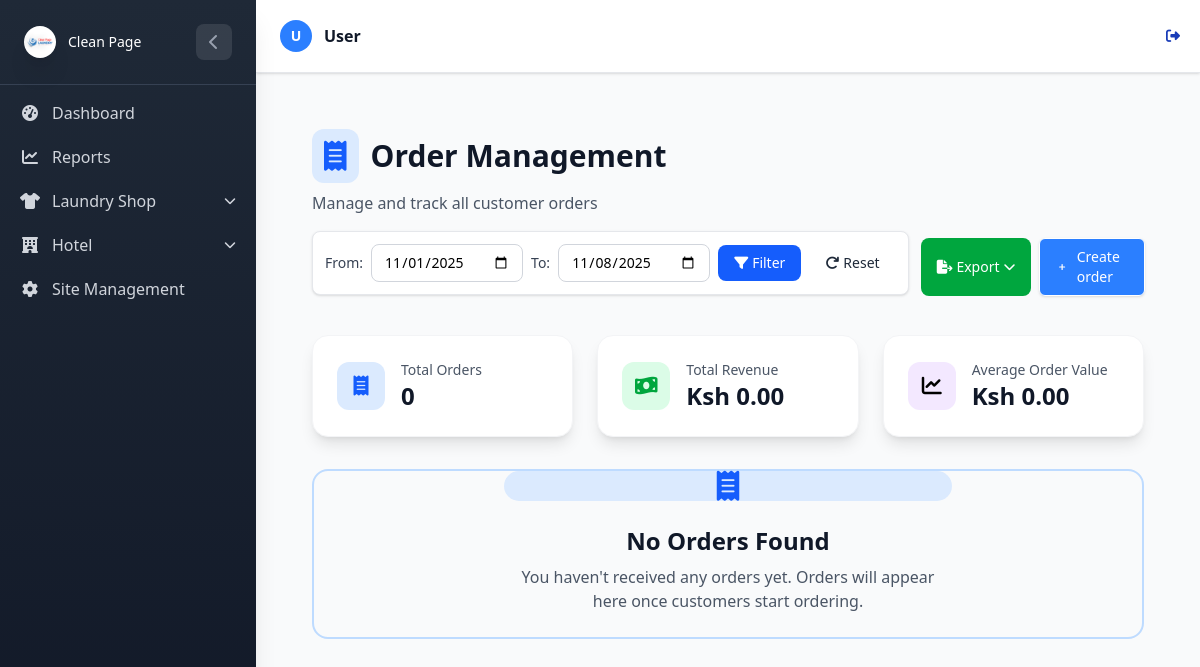
The app's page /Hotel/orders/ (signed in), older data.
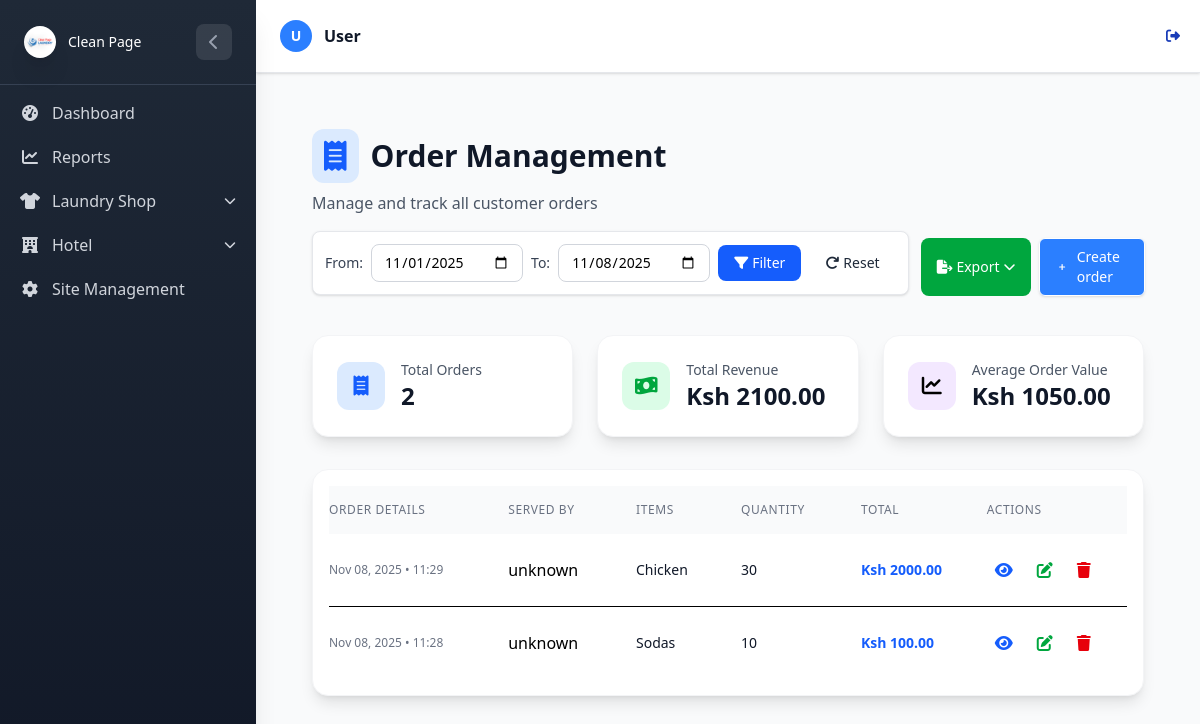
The same page, newer data.
### HotelApp/models.py (models this page shows, shortened)
class HotelOrder(models.Model):
    created_by = models.ForeignKey(
        settings.AUTH_USER_MODEL,
        on_delete=models.CASCADE
    )
    created_at = models.DateTimeField(auto_now_add=True, db_index=True)

class HotelOrderItem(models.Model):
    order = models.ForeignKey(HotelOrder, on_delete=models.CASCADE, related_name='order_items')
    food_item = models.ForeignKey(FoodItem, on_delete=models.CASCADE)
    quantity = models.PositiveIntegerField(default=1)
    price = models.DecimalField(max_digits=10, decimal_places=2)

class FoodItem(models.Model):
    category = models.ForeignKey(FoodCategory, on_delete=models.CASCADE, related_name="items")
    name = models.CharField(max_length=100, db_index=True)
    created_by =  models.ForeignKey(
        settings.AUTH_USER_MODEL,
        on_delete=models.CASCADE)
    quantity = models.PositiveIntegerField(default=0)  # how many portions are available

### HotelApp/views.py (the view, shortened to what this page needs)
# urls.py: path('orders/', views.order_list, name='order_list'),
@login_required
def order_list(request):
    try:
        start_date, end_date = get_date_filters(request)
        export = request.GET.get('export')
        export_format = request.GET.get('format', 'csv')
        orders = Order.objects.filter(
            created_at__date__gte=start_date,
            created_at__date__lte=end_date
        ).prefetch_related('order_items__food_item').select_related('created_by').order_by('-created_at')
        total_orders = orders.count()
        total_revenue = 0
        order_list_with_totals = []
        user_serving_stats = {}
        for order in orders:
            order_total = 0
            for item in order.order_items.all():
                order_total += item.price
            order.total_amount = order_total
            total_revenue += order_total
            if order.created_by:
                order.served_by_first_name = order.created_by.first_name
                order.served_by_full_name = order.created_by.get_full_name()
                order.served_by_email = order.created_by.email
                user_key = f"{order.created_by.first_name} {order.created_by.last_name}".strip()
                if not user_key:
                    user_key = order.created_by.username
                if user_key not in user_serving_stats:
                    user_serving_stats[user_key] = {
                        'order_count': 0,
                        'total_revenue': 0,
                        'user': order.created_by
                    }
                user_serving_stats[user_key]['order_count'] += 1
                user_serving_stats[user_key]['total_revenue'] += order_total
            else:
                order.served_by_first_name = "Unknown"
                order.served_by_full_name = "Unknown Staff"
                order.served_by_email = ""
            order_list_with_totals.append(order)
        average_order_value = total_revenue / total_orders if total_orders > 0 else 0
        summary = {
            'total_orders': total_orders,
            'total_revenue': total_revenue,
            'average_order_value': average_order_value,
            'user_serving_stats': user_serving_stats,
            'unique_servers': len(user_serving_stats),
        }
        paginator = Paginator(order_list_with_totals, 20)
        page_number = request.GET.get('page', 1)
        try:
            page_obj = paginator.page(page_number)
        except PageNotAnInteger:
            page_obj = paginator.page(1)
        except EmptyPage:
            page_obj = paginator.page(paginator.num_pages)
        page_obj.start_index = (page_obj.number - 1) * paginator.per_page + 1
        page_obj.end_index = min(page_obj.number * paginator.per_page, paginator.count)
        return render(request, 'food/order_list.html', {
            'orders': page_obj,
            'summary': summary,
            'start_date': start_date,
            'end_date': end_date,
            'current_user_first_name': request.user.first_name,
        })
    except Exception as e:
        logger.error(f"Error loading order list: {str(e)}")
        messages.error(request, 'Error loading orders. Please try again.')
        return render(request, 'food/order_list.html', {
            'orders': [],
            'summary': {
                'total_orders': 0,
                'total_revenue': 0,
                'average_order_value': 0,
                'user_serving_stats': {},
                'unique_servers': 0,
            },
            'start_date': timezone.now().replace(day=1).date(),
            'end_date': timezone.now().date(),
            'current_user_first_name': request.user.first_name,
        })

### LaundryApp/context_processors.py (called while the page is built)
def active_shop(request):
    return {
        'active_shop_name': request.session.get('active_shop_name', None)
    }

### HotelApp/templates/food/order_list.html (shortened to what the changed rows need)
{% extends 'base.html' %}
{% load static %}
{% block content %}
<div class="w-full px-4 sm:px-6 lg:px-8 py-8">
    <div class="flex flex-col lg:flex-row justify-between items-start lg:items-center mb-8 gap-4">
        <div>
            <h1 class="text-3xl font-bold text-gray-900 flex items-center">
                <i class="fas fa-receipt text-blue-600 mr-3 bg-blue-100 p-3 rounded-xl"></i>
                Order Management
            </h1>
        </div>
    </div>
    {% if user.is_superuser %}
    <div class="grid grid-cols-1 md:grid-cols-3 gap-6 mb-8">
        <div class="bg-white rounded-2xl shadow-lg border border-gray-100 p-6">
            <div class="flex items-center">
                <div class="w-12 h-12 bg-blue-100 rounded-xl flex items-center justify-center mr-4">
                    <i class="fas fa-receipt text-blue-600 text-xl"></i>
                </div>
                <div>
                    <p class="text-sm font-medium text-gray-600">Total Orders</p>
                    <p class="text-2xl font-bold text-gray-900">{{ summary.total_orders }}</p>
                </div>
            </div>
        </div>
        <div class="bg-white rounded-2xl shadow-lg border border-gray-100 p-6">
            <div class="flex items-center">
                <div class="w-12 h-12 bg-green-100 rounded-xl flex items-center justify-center mr-4">
                    <i class="fas fa-money-bill-wave text-green-600 text-xl"></i>
                </div>
                <div>
                    <p class="text-sm font-medium text-gray-600">Total Revenue</p>
                    <p class="text-2xl font-bold text-gray-900">Ksh {{ summary.total_revenue|floatformat:2 }}</p>
                </div>
            </div>
        </div>
        <div class="bg-white rounded-2xl shadow-lg border border-gray-100 p-6">
            <div class="flex items-center">
                <div class="w-12 h-12 bg-purple-100 rounded-xl flex items-center justify-center mr-4">
                    <i class="fas fa-chart-line text-purple-600 text-xl"></i>
                </div>
                <div>
                    <p class="text-sm font-medium text-gray-600">Average Order Value</p>
                    <p class="text-2xl font-bold text-gray-900">Ksh {{ summary.average_order_value|floatformat:2 }}</p>
                </div>
            </div>
        </div>
    </div>
{% endif %}
    {% if orders %}
    <div class="bg-white rounded-2xl shadow-lg border border-gray-100 overflow-hidden p-4">
        <div class="overflow-x-auto">
            <table class="w-full">
                <thead class="bg-gray-50">
                    <tr>
                        <th class="pl-6 pr-4 py-4 text-left text-xs font-medium text-gray-500 uppercase tracking-wider">
                            Order Details</th>
                        <th class="px-4 py-4 text-left text-xs font-medium text-gray-500 uppercase tracking-wider">
                            Served by</th>
                        <th class="px-4 py-4 text-left text-xs font-medium text-gray-500 uppercase tracking-wider">Items
                        </th>
                        <th class="px-4 py-4 text-left text-xs font-medium text-gray-500 uppercase tracking-wider">
                            Quantity
                        </th>
                        <th class="px-4 py-4 text-left text-xs font-medium text-gray-500 uppercase tracking-wider">Total
                        </th>
                        <th class="pr-6 pl-4 py-4 text-left text-xs font-medium text-gray-500 uppercase tracking-wider">
                            Actions</th>
                    </tr>
                </thead>
                <tbody class="bg-white divide-y divide-gray-100">
                    {% for order in orders %}
                    <tr class="hover:bg-gray-50 transition-colors">
                        <td class="pl-6 pr-4 py-4 whitespace-nowrap">
                            <div>
                                <div class="text-xs text-gray-500">{{ order.created_at|date:"M d, Y • H:i" }}</div>
                            </div>
                        </td>
                        <td class="px-4 py-4 whitespace-nowrap">
                    {% if order.served_by_full_name != order.served_by_first_name %}
                    {{ order.served_by_full_name }}
                    {% else %}
                    unknown
                    {% endif %}
                        </td>
                        <td class="px-4 py-4">
                            <div class="text-sm text-gray-900">
                                {% for order_item in order.order_items.all|slice:":2" %}
                                {{ order_item.food_item.name }}{% if not forloop.last %}, {% endif %}
                                {% endfor %}
                            </div>
                        </td>
                        <td class="px-4 py-4">
                            <div class="text-sm text-gray-900">
                                {% for order_item in order.order_items.all|slice:":2" %}
                                {{ order_item.quantity }}{% if not forloop.last %}, {% endif %}
                                {% endfor %}
                            </div>
                        </td>
                        <td class="px-4 py-4 whitespace-nowrap text-sm font-bold text-blue-600">
                            Ksh {{ order.total_amount|floatformat:2 }}
                        </td>
                        <td class="pr-6 pl-4 py-4 whitespace-nowrap">
                            <div class="flex items-center space-x-2">
                                <a href="{% url 'hotel:order_detail' order.pk %}"
                                    class="p-2 text-blue-600 hover:text-blue-800 hover:bg-blue-50 rounded-lg transition-colors"
                                    title="View Order">
                                    <i class="fas fa-eye"></i>
                                </a>
                                <a href="{% url 'hotel:order_edit' order.pk %}"
                                    class="p-2 text-green-600 hover:text-green-800 hover:bg-green-50 rounded-lg transition-colors"
                                    title="Edit Order">
                                    <i class="fas fa-edit"></i>
                                </a>
                                {% if user.is_superuser %}
                                <button onclick="confirmDelete('{{ order.id }}')"
                                    class="p-2 text-red-600 hover:text-red-800 hover:bg-red-50 rounded-lg transition-colors"
                                    title="Delete Order">
                                    <i class="fas fa-trash"></i>
                                </button>
                                {% endif %}
                            </div>
                        </td>
                    </tr>
                    {% endfor %}
                </tbody>
            </table>
        </div>
    </div>
    {% else %}
    <div
        class="bg-gradient-to-br from-blue-50 to-indigo-50 border-2 border-dashed border-blue-200 rounded-2xl p-12 text-center">
        <div class="max-w-md mx-auto">
            <div class="w-20 h-20 bg-blue-100 rounded-2xl flex items-center justify-center mx-auto mb-6">
                <i class="fas fa-receipt text-blue-600 text-3xl"></i>
            </div>
            <h3 class="text-2xl font-bold text-gray-900 mb-2">No Orders Found</h3>
            <p class="text-gray-600 mb-6">
                {% if date_filter_description %}
                No orders found {{ date_filter_description }}.
                {% else %}
                You haven't received any orders yet. Orders will appear here once customers start ordering.
                {% endif %}
            </p>
        </div>
    </div>
    {% endif %}
</div>
{% endblock %}

Row changes from the older to the newer data that the page shows:
added HotelOrder: created_at "Nov 08, 2025 • 11:29", shows "unknown", total_amount "2000.00"
added HotelOrderItem: food_item.name "Chicken", quantity "30"
added HotelOrder: created_at "Nov 08, 2025 • 11:28", shows "unknown", total_amount "100.00"
added HotelOrderItem: food_item.name "Sodas", quantity "10"
Text that changed along with them:
{{ summary.total_orders }}: "0" → "2"
{{ summary.total_revenue|floatformat:2 }}: "0.00" → "2100.00"
{{ summary.average_order_value|floatformat:2 }}: "0.00" → "1050.00"
text no longer shown: "No Orders Found You haven't received any orders yet. Orders will appear here once customers start ordering."
text now shown: "ORDER DETAILS SERVED BY ITEMS QUANTITY TOTAL ACTIONS"
